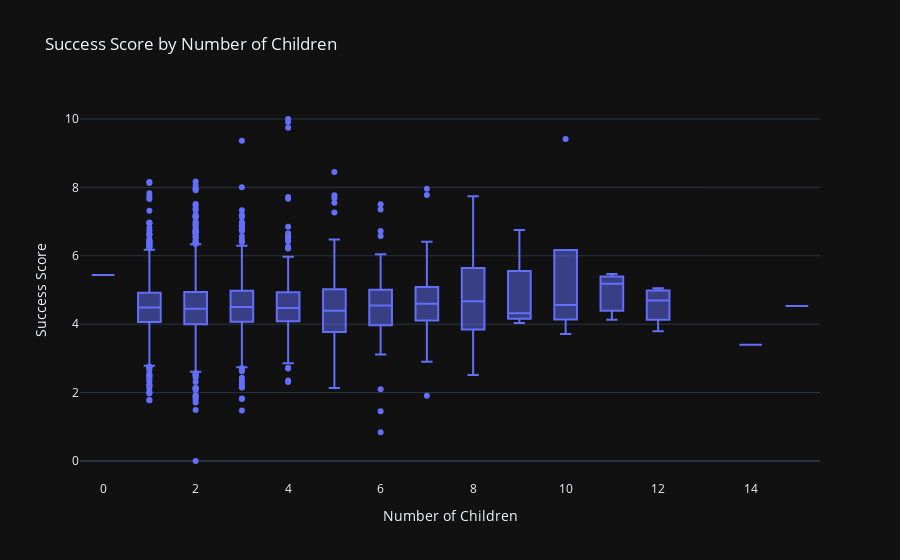

Notebook code for this chart:
### Code cell
fig = px.box(
    actor_df,
    x='Number of Children',
    y='Success Score',
    title='Success Score by Number of Children'
)
fig.update_layout(xaxis_title='Number of Children', yaxis_title='Success Score')
fig.show()
fig.write_html("children_vs_score.html")

### Figure 1 — Plotly figure (JSON) as saved in the notebook; plotly's stock layout.template omitted (floating-point values rounded to 4 significant figures; data arrays with more than 128 entries replaced by an {"elided": "..."} marker saying what was removed)
{"data": [{"alignmentgroup": "True", "hovertemplate": "Number of Children=%{x}<br>Success Score=%{y}<extra></extra>", "legendgroup": "", "marker": {"color": "#636efa"}, "name": "", "notched": false, "offsetgroup": "", "orientation": "v", "showlegend": false, "type": "box", "x": {"elided": "6539 int values"}, "x0": " ", "xaxis": "x", "y": {"elided": "6539 float values"}, "y0": " ", "yaxis": "y"}], "layout": {"boxmode": "group", "legend": {"tracegroupgap": 0}, "title": {"text": "Success Score by Number of Children"}, "xaxis": {"anchor": "y", "domain": [0, 1], "title": {"text": "Number of Children"}}, "yaxis": {"anchor": "x", "domain": [0, 1], "title": {"text": "Success Score"}}}}
